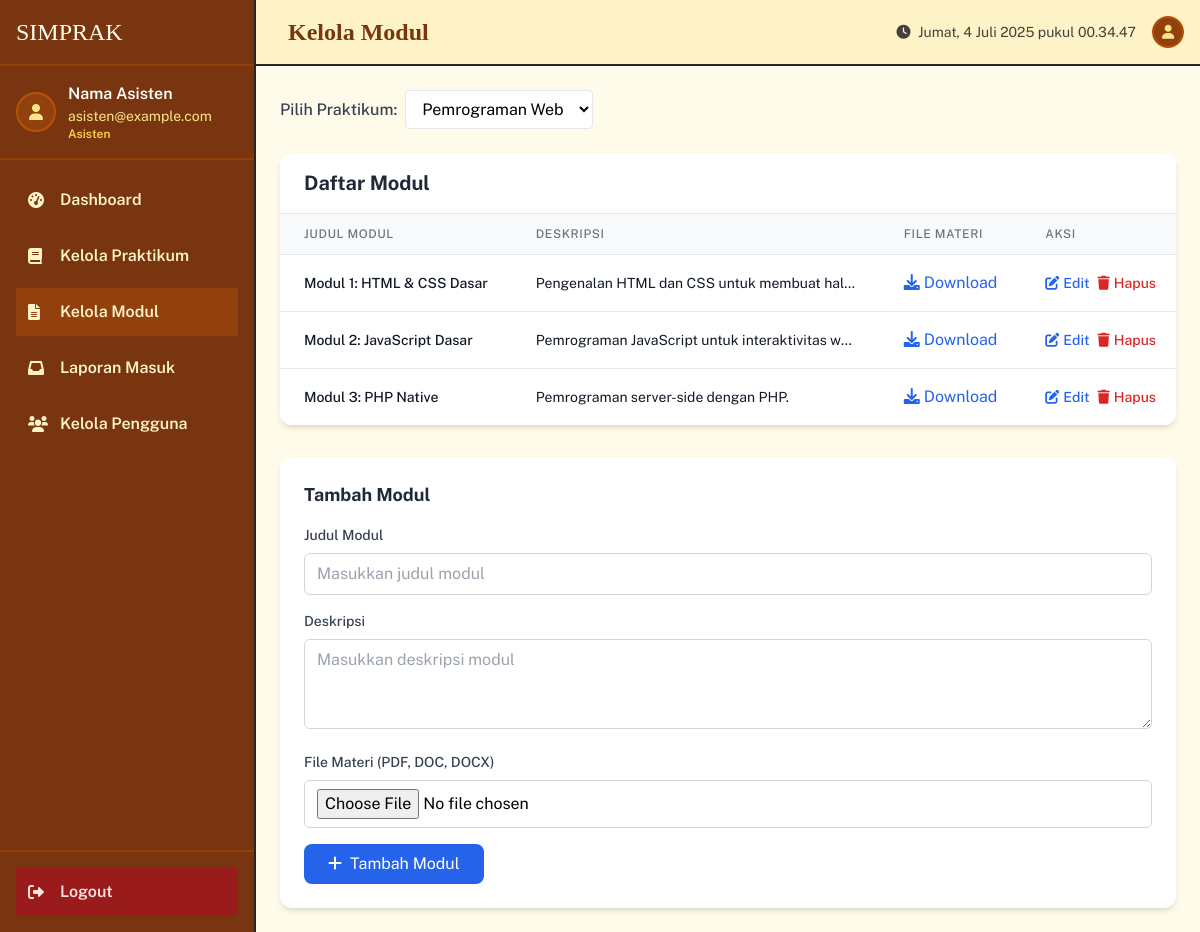
/asisten/kelola_modul.php?praktikum_id=1 (signed in), run on the app's committed database.
### tables this page shows
CREATE TABLE `modul` (
  `id` INT AUTO_INCREMENT PRIMARY KEY,
  `praktikum_id` INT NOT NULL,
  `judul_modul` VARCHAR(255) NOT NULL,
  `deskripsi_modul` TEXT,
  `file_materi` VARCHAR(255),  
  FOREIGN KEY (`praktikum_id`) REFERENCES `mata_praktikum`(`id`) ON DELETE CASCADE
);

### asisten/kelola_modul.php (the view, shortened to what this page needs)
<?php
require_once '../config.php';
$praktikum = [];
$res = $conn->query("SELECT id, nama_mk FROM mata_praktikum ORDER BY nama_mk ASC");
while ($row = $res->fetch_assoc()) $praktikum[] = $row;
$praktikum_id = isset($_GET['praktikum_id']) ? (int)$_GET['praktikum_id'] : ($praktikum[0]['id'] ?? 0);
$modul = [];
if ($praktikum_id) {
    $res = $conn->query("SELECT * FROM modul WHERE praktikum_id=$praktikum_id ORDER BY id ASC");
    while ($row = $res->fetch_assoc()) $modul[] = $row;
}
include 'templates/header.php';
?>
<form method="get" class="mb-6 flex gap-2 items-center">
    <label class="font-medium text-gray-700">Pilih Praktikum:</label>
    <select name="praktikum_id" onchange="this.form.submit()" class="border rounded px-3 py-2 bg-white">
        <?php foreach ($praktikum as $p): ?>
            <option value="<?= $p['id'] ?>" <?= $praktikum_id==$p['id']?'selected':'' ?>><?= htmlspecialchars($p['nama_mk']) ?></option>
        <?php endforeach; ?>
    </select>
</form>
<div class="bg-white rounded-xl shadow-md overflow-hidden mb-8">
    <div class="px-6 py-4 border-b border-gray-200">
        <h2 class="text-xl font-bold text-gray-800">Daftar Modul</h2>
    </div>
    <div class="overflow-x-auto">
        <table class="min-w-full divide-y divide-gray-200">
            <thead class="bg-gray-50">
                <tr>
                    <th class="px-6 py-3 text-left text-xs font-medium text-gray-500 uppercase tracking-wider">
                        Judul Modul
                    </th>
                    <th class="px-6 py-3 text-left text-xs font-medium text-gray-500 uppercase tracking-wider">
                        Deskripsi
                    </th>
                    <th class="px-6 py-3 text-left text-xs font-medium text-gray-500 uppercase tracking-wider">
                        File Materi
                    </th>
                    <th class="px-6 py-3 text-left text-xs font-medium text-gray-500 uppercase tracking-wider">
                        Aksi
                    </th>
                </tr>
            </thead>
            <tbody class="bg-white divide-y divide-gray-200">
                <?php foreach ($modul as $m): ?>
                <tr class="hover:bg-gray-50">
                    <td class="px-6 py-4 whitespace-nowrap">
                        <div class="text-sm font-medium text-gray-900"><?= htmlspecialchars($m['judul_modul']) ?></div>
                    </td>
                    <td class="px-6 py-4">
                        <div class="text-sm text-gray-900 max-w-xs truncate"><?= htmlspecialchars($m['deskripsi_modul']) ?></div>
                    </td>
                    <td class="px-6 py-4 whitespace-nowrap">
                        <?php if ($m['file_materi']): ?>
                            <a href="../uploads/materi/<?= urlencode($m['file_materi']) ?>" target="_blank" class="text-blue-600 hover:text-blue-800">
                                <i class="fas fa-download mr-1"></i>Download
                            </a>
                        <?php else: ?>
                            <span class="text-gray-400">-</span>
                        <?php endif; ?>
                    </td>
                    <td class="px-6 py-4 whitespace-nowrap text-sm font-medium">
                        <div class="flex space-x-2">
                            <button onclick="editModul(<?= $m['id'] ?>, '<?= htmlspecialchars(addslashes($m['judul_modul'])) ?>', '<?= htmlspecialchars(addslashes($m['deskripsi_modul'])) ?>', '<?= htmlspecialchars(addslashes($m['file_materi'])) ?>')" class="text-blue-600 hover:text-blue-900">
                                <i class="fas fa-edit mr-1"></i>Edit
                            </button>
                            <a href="kelola_modul.php?praktikum_id=<?= $praktikum_id ?>&hapus=<?= $m['id'] ?>" onclick="return confirm('Yakin hapus modul ini?')" class="text-red-600 hover:text-red-900">
                                <i class="fas fa-trash mr-1"></i>Hapus
                            </a>
                        </div>
                    </td>
                </tr>
                <?php endforeach; ?>
            </tbody>
        </table>
    </div>
</div>
<div class="bg-white rounded-xl shadow-md p-6">
    <h2 class="text-lg font-bold mb-4 text-gray-800">Tambah Modul</h2>
    <form method="post" enctype="multipart/form-data" class="space-y-4">
        <div>
            <label for="judul_modul" class="block text-sm font-medium text-gray-700 mb-2">Judul Modul</label>
            <input type="text" id="judul_modul" name="judul_modul" placeholder="Masukkan judul modul" required
                   class="w-full px-3 py-2 border border-gray-300 rounded-md focus:outline-none focus:ring-2 focus:ring-blue-500">
        </div>
        <div>
            <label for="deskripsi_modul" class="block text-sm font-medium text-gray-700 mb-2">Deskripsi</label>
            <textarea id="deskripsi_modul" name="deskripsi_modul" placeholder="Masukkan deskripsi modul" required rows="3"
                      class="w-full px-3 py-2 border border-gray-300 rounded-md focus:outline-none focus:ring-2 focus:ring-blue-500"></textarea>
        </div>
        <div>
            <label for="file_materi" class="block text-sm font-medium text-gray-700 mb-2">File Materi (PDF, DOC, DOCX)</label>
            <input type="file" id="file_materi" name="file_materi" accept=".pdf,.doc,.docx"
                   class="w-full px-3 py-2 border border-gray-300 rounded-md focus:outline-none focus:ring-2 focus:ring-blue-500">
        </div>
        <button type="submit" class="bg-blue-600 text-white px-6 py-2 rounded-lg hover:bg-blue-700 transition-colors">
            <i class="fas fa-plus mr-2"></i>Tambah Modul
        </button>
    </form>
</div>
<?php
include 'templates/footer.php';
?>

### asisten/templates/header.php (style rules this page uses)
:root { --retro-border: #4d4d4d; }
body { font-family: 'Public Sans', sans-serif; }

### data on the page
modul: judul_modul "Modul 1: HTML & CSS Dasar", deskripsi_modul "Pengenalan HTML dan CSS untuk membuat hal…"
modul: judul_modul "Modul 2: JavaScript Dasar", deskripsi_modul "Pemrograman JavaScript untuk interaktivitas w…"
modul: judul_modul "Modul 3: PHP Native", deskripsi_modul "Pemrograman server-side dengan PHP."

### other printed values
$user_data['nama'] "Nama Asisten"
$user_data['email'] "asisten@example.com"
$page_title "Kelola Modul"
form field praktikum_id "Pemrograman Web"
